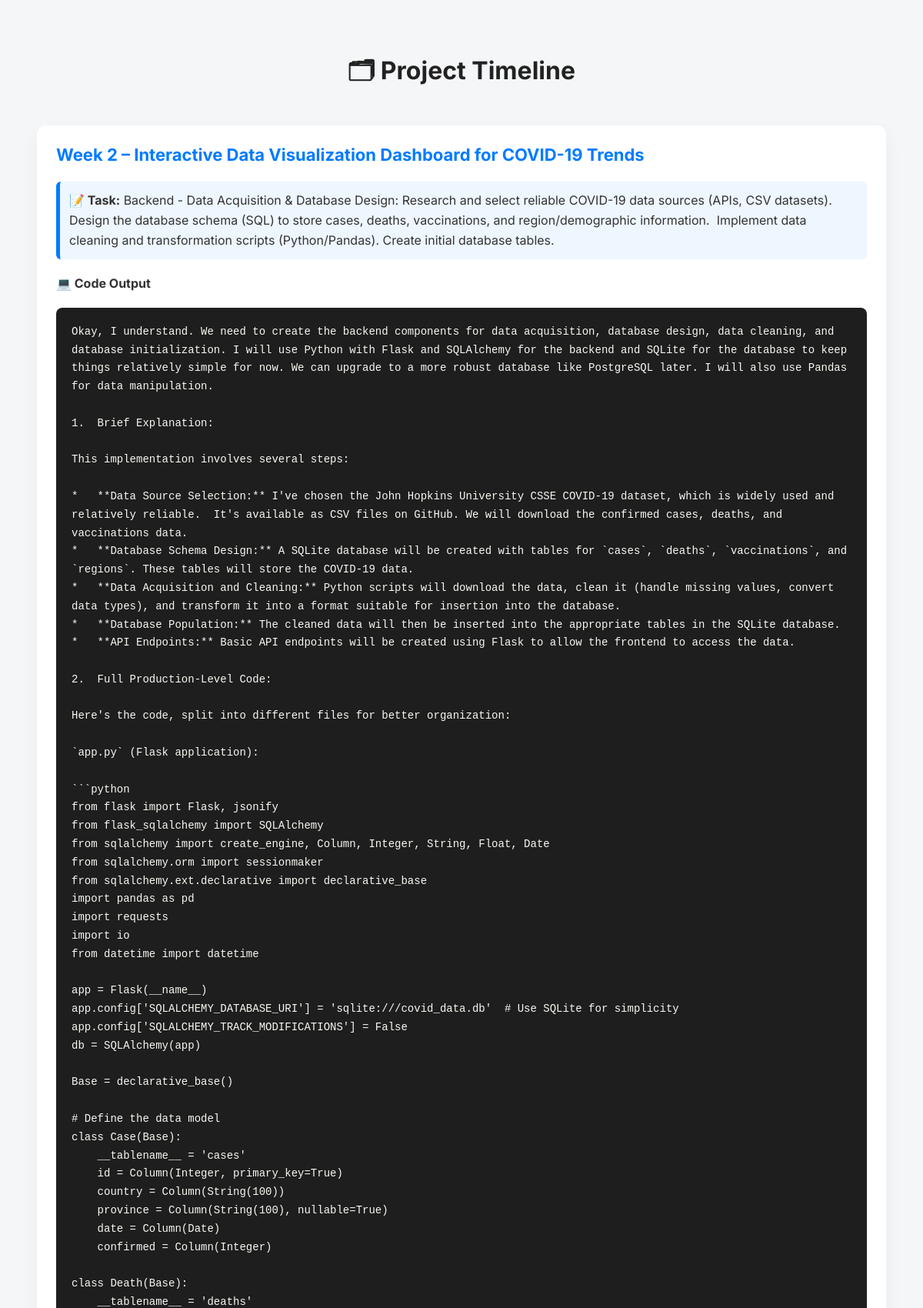
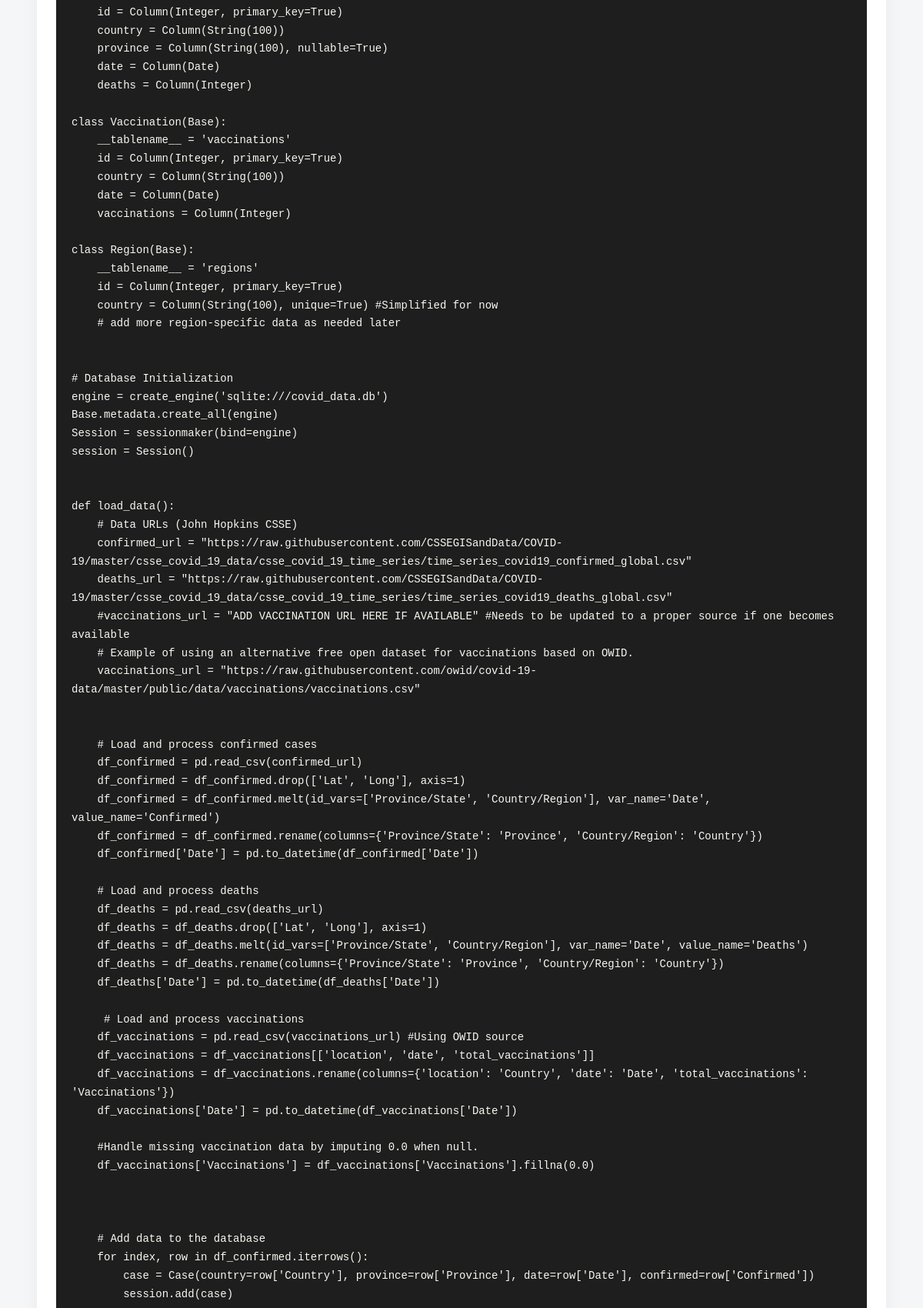
The page /project_timeline/ (signed in, upper part) on the database its author committed (2 pictures, top to bottom).
### core/models.py (models this page shows, shortened)
class ProjectStep(models.Model):
    user = models.ForeignKey(User, on_delete=models.CASCADE)
    project_title = models.CharField(max_length=255)
    week = models.IntegerField()
    step_description = models.TextField()
    code_output = models.TextField()
    timestamp = models.DateTimeField(auto_now_add=True)
    class Meta:
        unique_together = ("user", "project_title", "week")  # Prevent duplicates

### core/views.py (the view)
# urls.py: path("project_timeline/", project_timeline_view, name="project_timeline"),
@login_required
def project_timeline_view(request):
    steps = ProjectStep.objects.filter(user=request.user).order_by('week')
    return render(request, "core/timeline.html", {"steps": steps})

### core/templates/core/timeline.html (shortened to what this page needs)
<!DOCTYPE html>
<html lang="en">
<head>
</head>
<body>
  <h1>🗂 Project Timeline</h1>
  {% for step in steps %}
    <div class="step-card">
      <h3>Week {{ step.week }} – {{ step.project_title }}</h3>
      <div class="task"><strong>📝 Task:</strong> {{ step.step_description }}</div>
      <h4>💻 Code Output</h4>
      <pre>{{ step.code_output }}</pre>
    </div>
  {% empty %}
    <div class="empty-state">
      <p>🚫 No project steps saved yet.</p>
      <a href="{% url 'resume' %}" class="back-btn">⬅ Back to Projects</a>
    </div>
  {% endfor %}
</body>
</html>

### core/templates/core/timeline.html (style rules this page uses)
body { font-family: 'Inter', sans-serif; padding: 40px; background: #f4f6f8; color: #333; }
h1 { font-size: 32px; text-align: center; margin-bottom: 40px; color: #222; }
.step-card { background: #ffffff; padding: 25px; border-radius: 12px; margin-bottom: 30px; box-shadow: 0 10px 25px rgba(0, 0, 0, 0.05); }
.step-card h3 { margin-top: 0; font-size: 22px; color: #007bff; }
.task { background: #eef6ff; padding: 12px; border-left: 5px solid #007bff; border-radius: 6px; white-space: pre-wrap; line-height: 1.6; margin-bottom: 20px; }
pre { background-color: #1e1e1e; color: #f8f8f2; padding: 20px; border-radius: 8px; overflow-x: auto; font-family: 'Fira Code', monospace; font-size: 14px; line-height: 1.7; white-space: pre-wrap; }

### rows shown on the page
ProjectStep: week "2", project_title "Interactive Data Visualization Dashboard for COVID-19 Trends", step_description "Backend - Data Acquisition & Database Design: Research and select reliable COVID-19 data sources (APIs, CSV datasets). Design the database schema (SQL) to store cases, deaths, vaccinations, and region/demographic information. Implement data cleaning and transformation scripts (Python/Pandas). Create initial database tables."
